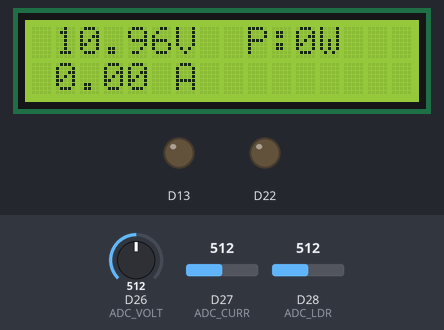
Bench run of a sketch on a simulated Arduino Due. On the bench: 16×2 character LCD, output pins drawn as LEDs (lit = HIGH). The test bench sets the inputs (shaded band); at power-on: D28 (ADC_LDR) = 512, D26 (ADC_VOLT) = 512, D27 (ADC_CURR) = 512 (analog values on the 0–1023 scale).

Above: at 5.2 s.
5.3 s: D28 (ADC_LDR) set to 523
At 6.8 s:
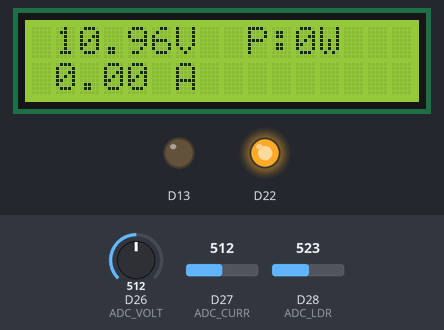
7.5 s: D26 (ADC_VOLT) set to 716
At 8.7 s:
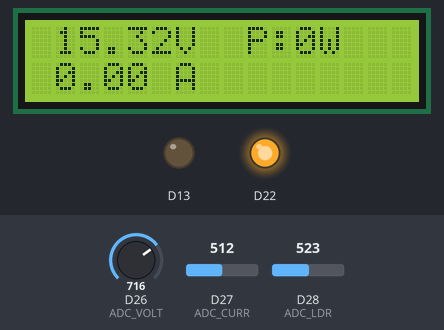
9.5 s: D27 (ADC_CURR) set to 716
At 10.5 s:
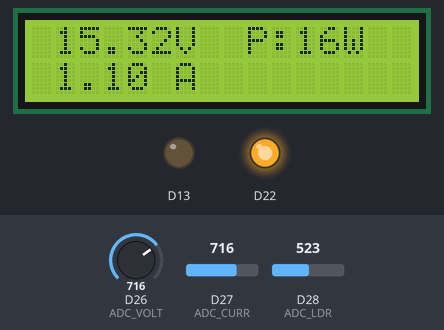
11.6 s: D26 (ADC_VOLT) set to 900
At 12.4 s:
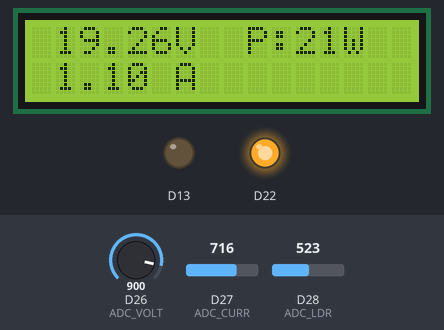
13.6 s: D27 (ADC_CURR) set to 900
At 15.3 s:
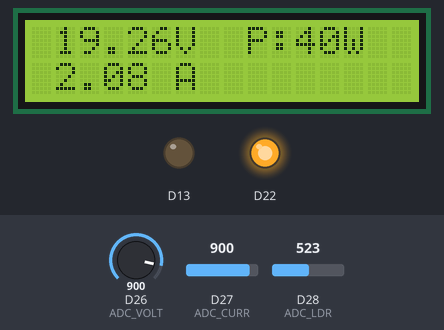
15.6 s: D26 (ADC_VOLT) set to 1023
At 17.4 s:
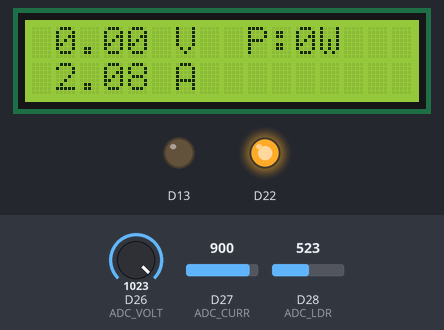
Timing chart, 0 to 18.6 s (numbered marks = the images above; inputs shaded):
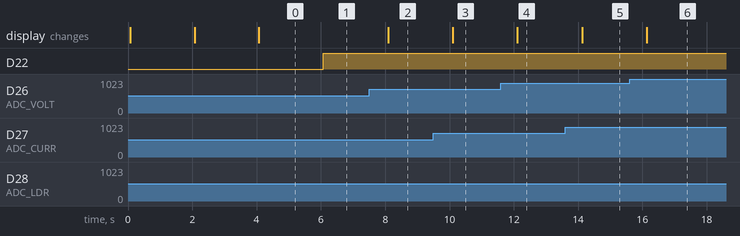

The sketch:

lcd.ino
```cpp
//#include <SPI.h>

#include <LiquidCrystal.h>

#define ADC_LDR 28
#define ADC_VOLT 26
#define ADC_CURR 27

const int rs = 21, en = 20, d4 = 19, d5 = 18, d6 = 16, d7 = 17;
int offset_curr;

LiquidCrystal lcd(rs, en, d4, d5, d6, d7);
void brightness(){
  int jasnosc;
  analogReadResolution(12);
  jasnosc = (analogRead(ADC_LDR)/1024);
  switch (jasnosc){
    case 0:{
      analogWrite(22, 32);
      break;}
    case 1:{
      analogWrite(22, 64);
      break;}
    case 2:{
      analogWrite(22, 128);
      break; }
    case 3:{
      analogWrite(22, 255);
      break; }}
  }

void smooth_brightness(){
  analogReadResolution(12);
  analogWrite(22, (analogRead(ADC_LDR)/16)-1);
}

float voltage_measure(){
  //digitalWrite(13, LOW); // Drive CS pin LOW
  float voltage;
  int odczyt = analogRead(ADC_VOLT);
  voltage = (float)odczyt * 0.0053504; //znromalizowany wynik ADC 1/4096*3.3V*6,641 (odwrotna przekładnia)
  if (voltage >20)
    return 0;
  return voltage;
  }

float current_measure(){

  float current;
  //current = ((analogRead(ADC_CURR)-2048)/4096*3.3*6.6);
  current = (analogRead(ADC_CURR)-offset_curr)*0.00134277;
  return current;
  }

void measurements_display(){
  lcd.clear();
  float power;
  float voltage =  voltage_measure();
  float current = current_measure();
  power = voltage * current;
  lcd.setCursor(1,0);
  lcd.print(voltage);
  lcd.setCursor(6,0);
  lcd.print("V");
  lcd.setCursor(9,0);
  lcd.print("P:");
  lcd.print(int(power));
  lcd.print("W");
  if(current<0)
    lcd.setCursor(0,1);
  else
    lcd.setCursor(1,1);
  lcd.print(current);
  lcd.setCursor(6,1);
  lcd.print("A");
  lcd.setCursor(9,1);
  //lcd.print("R:");
  delay(1000);
}

void initialize(){
  smooth_brightness();
  lcd.setCursor(3, 0);
  lcd.print("MoMoPaPrA");
  lcd.setCursor(3, 1);
  lcd.print("KxW MR JxK");
  offset_curr = analogRead(ADC_CURR);
  delay(2000);
  lcd.clear();
  lcd.setCursor(3, 0);
  lcd.print("EZO Projekt");
  lcd.setCursor(6, 1);
  lcd.print("2022");
  delay(2000);
  }

void spiInit() {

}

void setup() {
  //set PIN 22 as PWM output to control screen brightness
  pinMode(22, OUTPUT);
  //set SPI pins' direction properly
  pinMode(13, OUTPUT);
  // set screen dimensions
  lcd.begin(16, 2);
  analogReadResolution(12);
  initialize();
}


void loop() {
  smooth_brightness();
  measurements_display();
}
```

Measured:
- the behaviour switches between 515 and 516 on D28 (ADC_LDR) (found by bisection; images 0 and 1)
- after the input at 5.3 s, D22: LOW → HIGH after 0.78 s
- after the input at 7.5 s, the display: changes after 0.59 s (image 2)
- after the input at 9.5 s, the display: changes after 0.60 s (image 3)
- after the input at 11.6 s, the display: changes after 0.51 s (image 4)
- after the input at 13.6 s, the display: changes after 0.52 s (image 5)
- after the input at 15.6 s, the display: changes after 0.53 s (image 6)
